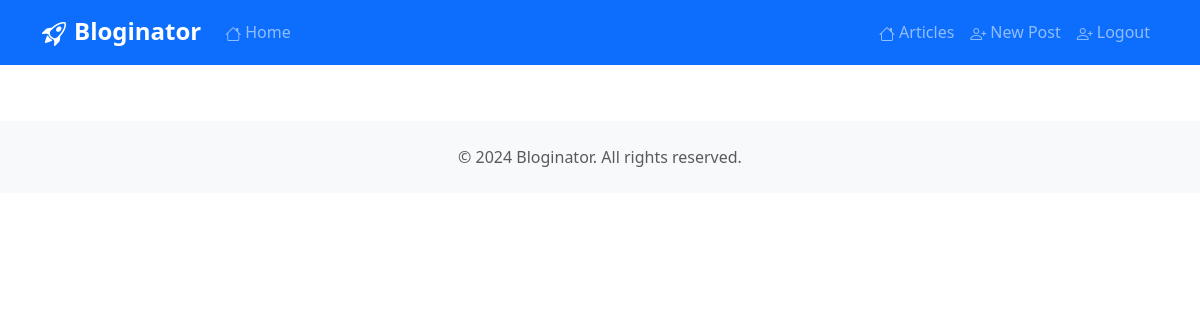
Before: /articles/1 (signed in) with the older database file.
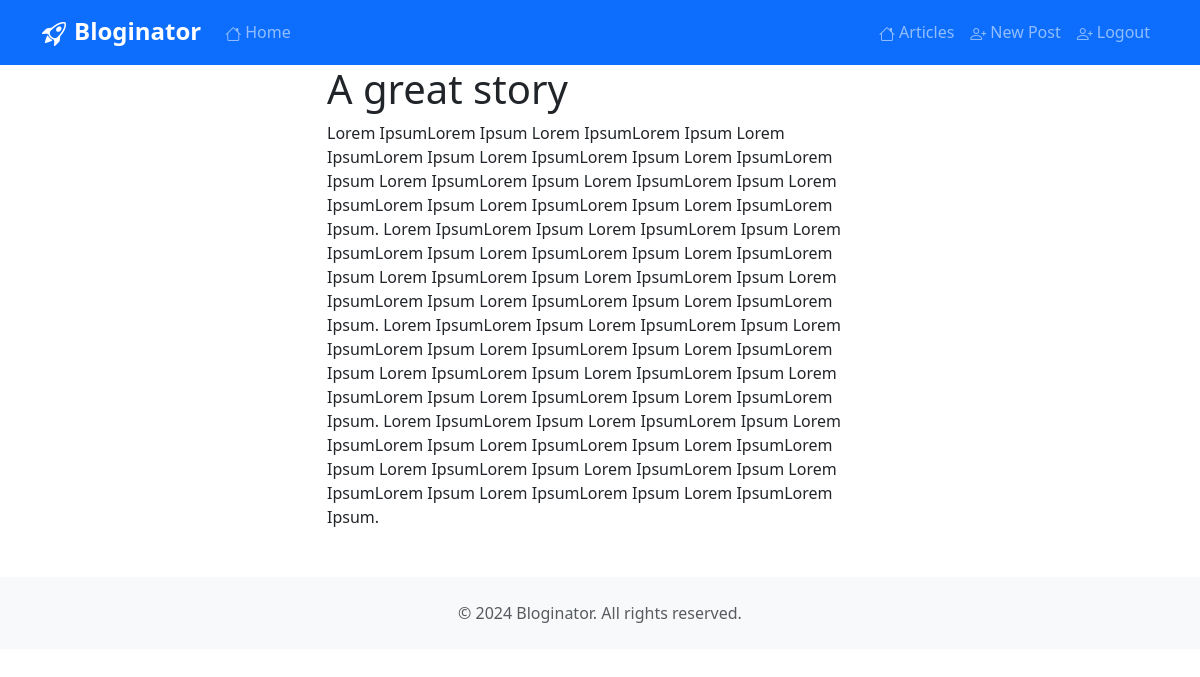
After: the same page with the newer database file.
### models/article.py (models this page shows, shortened)
class Article(db.Model):
    __tablename__ = 'articles'
    id = db.Column(db.Integer, primary_key=True)
    title = db.Column(db.String(255))
    body = db.Column(db.String(255))
    created_at = db.Column(db.DateTime, default=datetime.utcnow)
    updated_at = db.Column(db.DateTime, default=datetime.utcnow, onupdate=datetime.utcnow)

### blueprints/articles.py (the view)
@articles.route('/articles/<int:id>', methods=['GET'])
@login_required
def show(id):
    article = Article.query.get(id)
    return render_template('articles-show.html', article=article)

### app.py (called while the page is built)
@login_manager.user_loader
def load_user(user_id):
    return User.query.get(int(user_id))

### templates/articles-show.html (shortened to what this page needs)
{% extends "base.html" %}
{% block content %}
<div class="container">
	<div class="row">
		<div class="col-lg-6 offset-lg-3">
			<h1>{{article.title}}</h1>
			<div>{{article.body}}</div>
		</div>
	</div>
</div>
{% endblock %}

Changed rows visible on the page:
added Article: title "A great story", body "Lorem IpsumLorem Ipsum Lorem IpsumLorem Ipsum Lorem IpsumLorem Ipsum Lorem IpsumLorem Ipsum Lorem IpsumLorem Ipsum Lorem IpsumLorem Ipsum Lorem IpsumLorem Ipsum Lorem IpsumLorem Ipsum Lorem IpsumLorem Ipsum Lorem IpsumLorem Ipsum. Lorem IpsumLorem Ipsum Lorem IpsumLorem Ipsum Lorem IpsumLorem Ipsum Lorem IpsumLorem Ipsum Lorem IpsumLorem Ipsum Lorem IpsumLorem Ipsum Lorem IpsumLorem Ipsum Lorem IpsumLorem Ipsum Lorem IpsumLorem Ipsum Lorem IpsumLorem Ipsum. Lorem IpsumLorem Ipsum Lorem IpsumLorem Ipsum Lorem IpsumLorem Ipsum Lorem IpsumLorem Ipsum Lorem IpsumLorem Ipsum Lorem IpsumLorem Ipsum Lorem IpsumLorem Ipsum Lorem IpsumLorem Ipsum Lorem IpsumLorem Ipsum Lorem IpsumLorem Ipsum. Lorem…"
